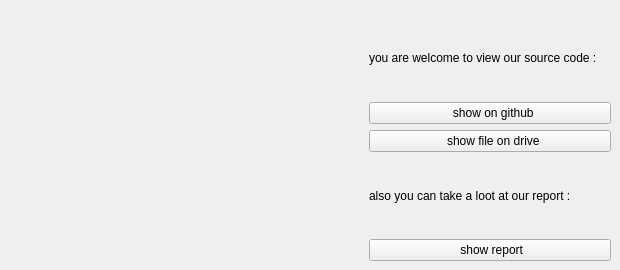
      <widget class="QWidget" name="about">
       <attribute name="title">
        <string>about</string>
       </attribute>
       <widget class="QWidget" name="layoutWidget">
        <property name="geometry">
         <rect>
          <x>20</x>
          <y>20</y>
          <width>591</width>
          <height>241</height>
         </rect>
        </property>
        <layout class="QHBoxLayout" name="horizontalLayout_2">
         <item>
          <widget class="QLabel" name="lable_about">
           <property name="minimumSize">
            <size>
             <width>100</width>
             <height>100</height>
            </size>
           </property>
           <property name="text">
            <string/>
           </property>
          </widget>
         </item>
         <item>
          <spacer name="horizontalSpacer">
           <property name="orientation">
            <enum>Qt::Horizontal</enum>
           </property>
           <property name="sizeType">
            <enum>QSizePolicy::Fixed</enum>
           </property>
           <property name="sizeHint" stdset="0">
            <size>
             <width>100</width>
             <height>20</height>
            </size>
           </property>
          </spacer>
         </item>
         <item>
          <layout class="QVBoxLayout" name="verticalLayout_3">
           <item>
            <widget class="QLabel" name="text_label_1">
             <property name="text">
              <string>you are welcome to view our source code :</string>
             </property>
            </widget>
           </item>
           <item>
            <widget class="QPushButton" name="show_sourceCode_on_github">
             <property name="text">
              <string>  show on github</string>
             </property>
             <property name="icon">
              <iconset resource="material.qrc">
               <normaloff>:/material_pics/pics/github .png</normaloff>:/material_pics/pics/github .png</iconset>
             </property>
            </widget>
           </item>
           <item>
            <widget class="QPushButton" name="show_sourceCode_on_drive">
             <property name="text">
              <string>  show file on drive</string>
             </property>
             <property name="icon">
              <iconset resource="material.qrc">
               <normaloff>:/material_pics/pics/Google Drive  .png</normaloff>:/material_pics/pics/Google Drive  .png</iconset>
             </property>
             <property name="iconSize">
              <size>
               <width>20</width>
               <height>20</height>
              </size>
             </property>
            </widget>
           </item>
           <item>
            <widget class="QLabel" name="text_label_2">
             <property name="text">
              <string>also you can take a loot at our report :</string>
             </property>
            </widget>
           </item>
           <item>
            <widget class="QPushButton" name="show_report">
             <property name="text">
              <string> show report</string>
             </property>
             <property name="icon">
              <iconset resource="material.qrc">
               <normaloff>:/material_pics/pics/report logo .jpg</normaloff>:/material_pics/pics/report logo .jpg</iconset>
             </property>
             <property name="iconSize">
              <size>
               <width>20</width>
               <height>20</height>
              </size>
             </property>
            </widget>
           </item>
          </layout>
         </item>
        </layout>
       </widget>
      </widget>
